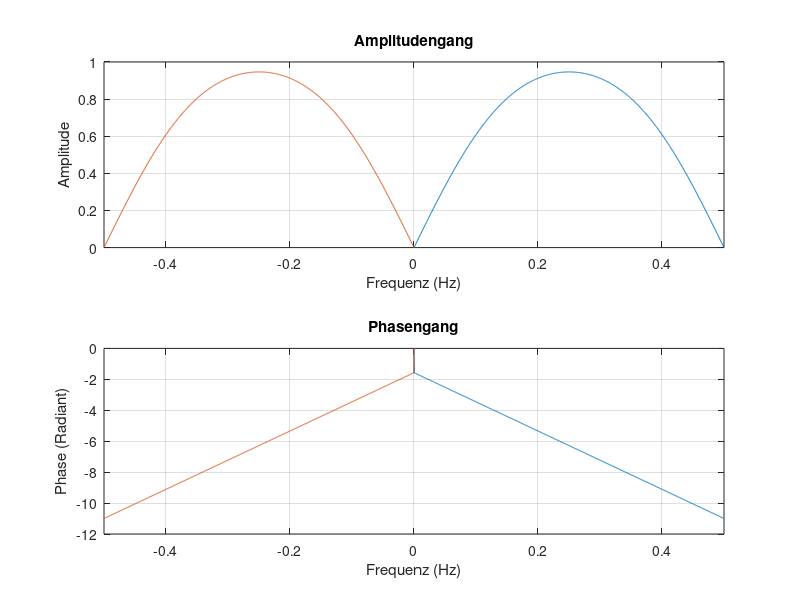

MATLAB code for this plot:
clear all; clc; close all;

%% Params
ord = 6;
w = hamming(ord+1) %rectwin(ord+1); 
fs = 1;
%%

% envelope = abs(hilbert(x))

lower = -ord/2;
upper = ord/2;
b = zeros(ord+1,1);
n = [lower:upper];
disp("n");
disp(n);
for i = 0:ord
    if (mod(n(i+1),2)==0) 
        continue
    end
    b(i+1) = 2/ ((n(i+1))*pi);
end
disp("b = h koeffizienten")
disp(b')

disp("window")
disp(w');

disp("b = h koeffizienten mit window")
b_win = w.*b;
disp((b_win)');



[H,f] = freqz(b_win,1, 1000,fs);

subplot(2,1,1)
plot(f,abs(H), -f,abs(H));
grid;
xlim([-fs/2 fs/2]);
title("Amplitudengang")
xlabel('Frequenz (Hz)')
ylabel('Amplitude')

subplot(2,1,2)
plot(f,unwrap(angle(H)), -f,unwrap(angle(H)));
grid;
xlim([-fs/2 fs/2]);
title("Phasengang")
xlabel('Frequenz (Hz)')
ylabel('Phase (Radiant)')
